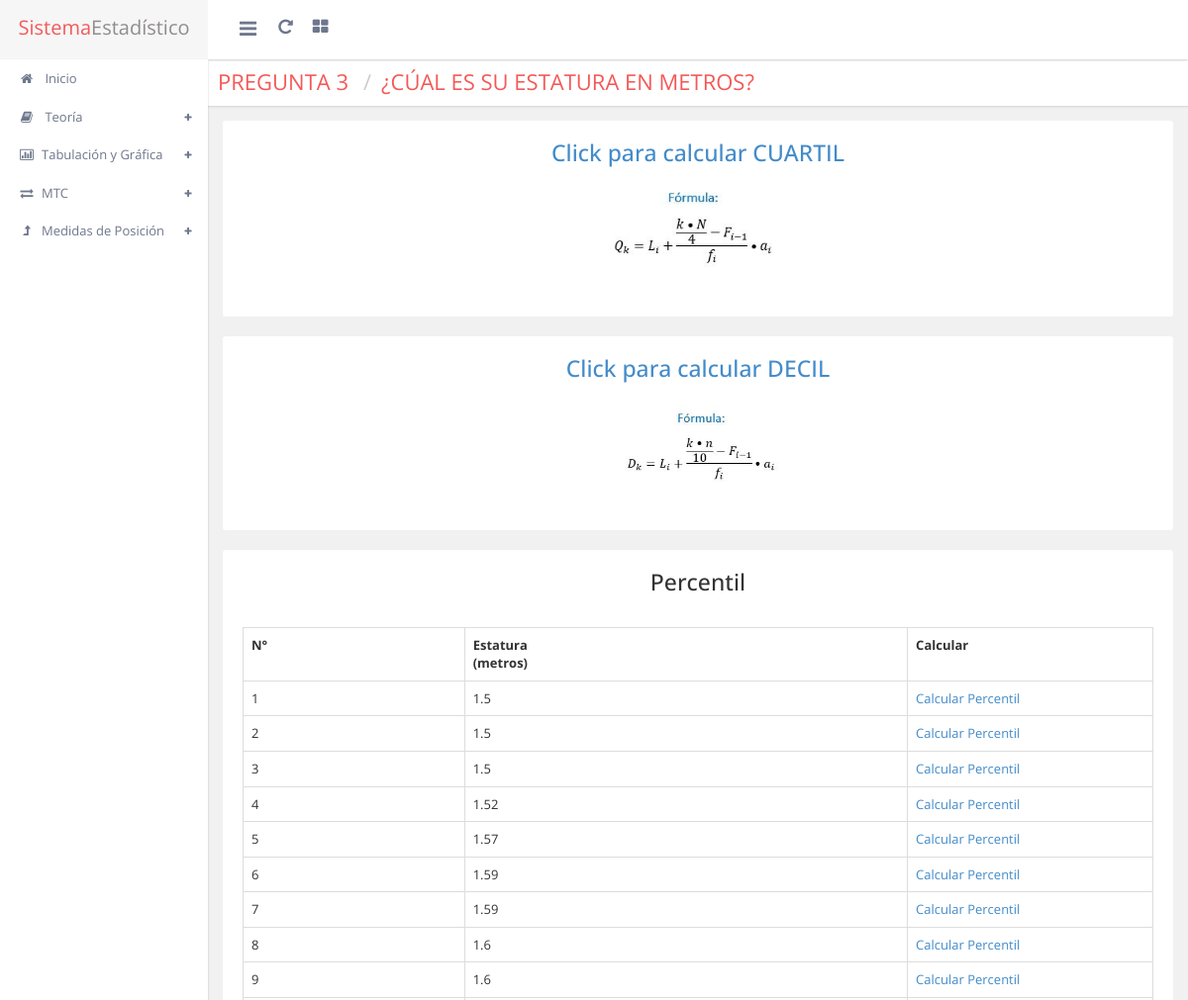
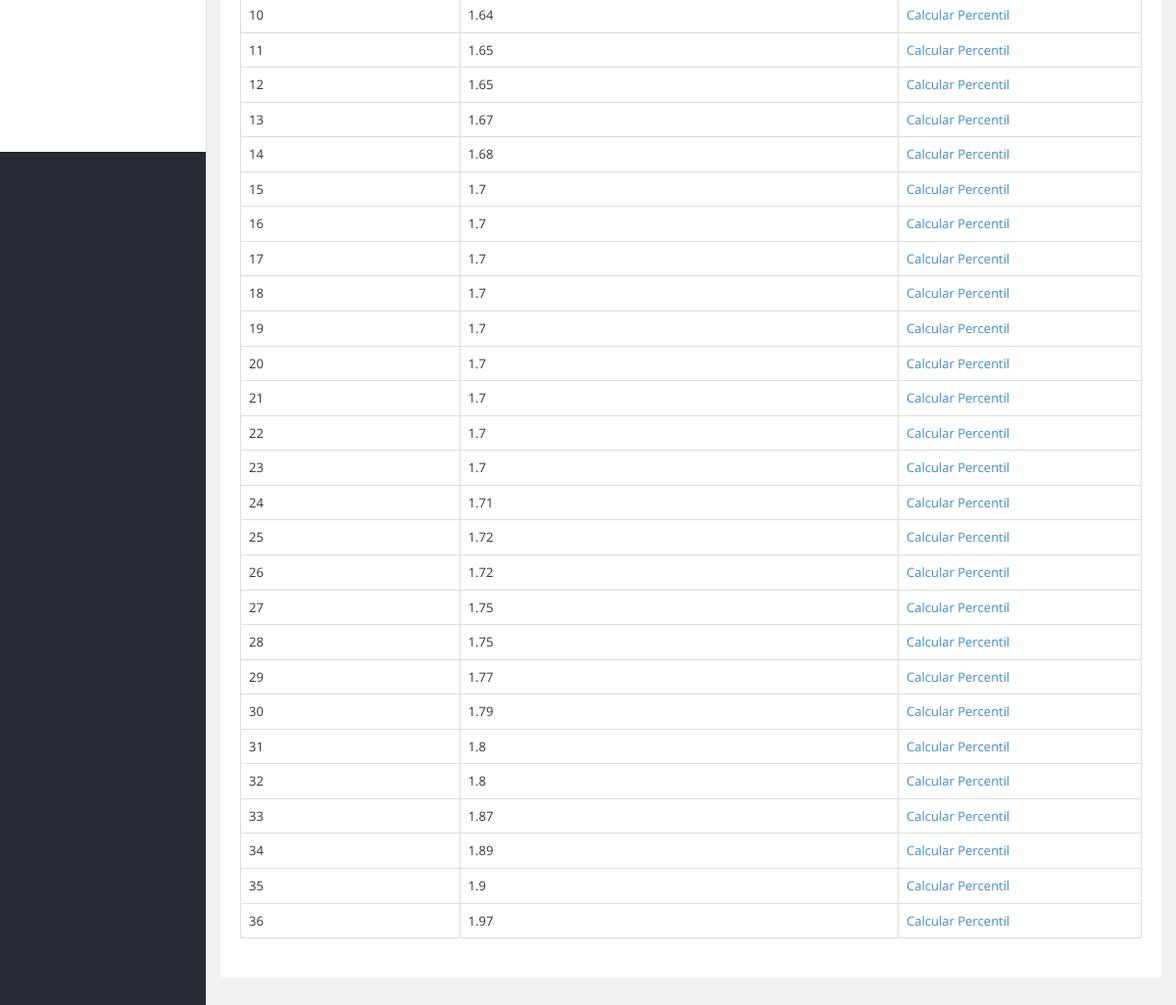
Screenshot of /cdp3.php with the database file from the repository (2 pictures, top to bottom).
### tables this page shows
CREATE TABLE `encuesta` (
  `id_encuesta` int(11) NOT NULL,
  `edad` int(2) NOT NULL,
  `peso` double NOT NULL,
  `estatura` double NOT NULL,
  `comidas` int(1) DEFAULT NULL,
  `snack` int(2) NOT NULL,
  `alimento` varchar(50) NOT NULL,
  `sueno` time NOT NULL,
  `h_sueno` time NOT NULL,
  `deporte` int(11) NOT NULL,
  `d_practica` varchar(50) DEFAULT NULL
);

### cdp3.php (the view, shortened to what this page needs)
<!DOCTYPE html PUBLIC "-//W3C//DTD XHTML 1.0 Transitional//EN" "http://www.w3.org/TR/xhtml1/DTD/xhtml1-transitional.dtd">
<html xmlns="http://www.w3.org/1999/xhtml">
<head>
<link href="css/font-awesome.css" rel="stylesheet" type="text/css" />
<link href="css/bootstrap.min.css" rel="stylesheet" type="text/css" />
<link href="css/animate.css" rel="stylesheet" type="text/css" />
<link href="css/admin.css" rel="stylesheet" type="text/css" />
<link href="css/jquerysctipttop.css" rel="stylesheet" type="text/css">
<link href="plugins/kalendar/kalendar.css" rel="stylesheet">
<link rel="stylesheet" href="plugins/scroll/nanoscroller.css">
<link href="plugins/morris/morris.css" rel="stylesheet" />
</head>
<body class="light_theme  fixed_header left_nav_fixed">
<?php
include("clase/conectar.php");
?>
<div class="wrapper">
  <div class="header_bar">
    <div class="brand">
      <div class="logo" style="display:block"><span class="theme_color">Sistema</span>Estadístico</div>
    </div>
    <div class="header_top_bar">
      <a href="javascript:void(0);" class="menutoggle"> <i class="fa fa-bars"></i> </a>
      <div class="top_left">
        <div class="top_left_menu">
          <ul>
            <li> <a href="javascript:void(0);"><i class="fa fa-repeat"></i></a> </li>
            <li class="dropdown"> <a data-toggle="dropdown" href="javascript:void(0);"> <i class="fa fa-th-large"></i> </a>
			</li>
          </ul>
        </div>
      </div>
    </div>
  </div>
  <div class="inner">
    <div class="left_nav">
      <div class="left_nav_slidebar">
        <?php  include("menu.php");?>
      </div>
    </div>
    <div class="contentpanel">
      <div class="pull-left breadcrumb_admin clear_both">
        <div class="pull-left page_title theme_color">
          <h1>Pregunta 3</h1> ¿CÚAL ES SU ESTATURA EN METROS?
        </div>
      </div>
      <div class="container clear_both padding_fix">
        <div class="row">
          <div class="col-md-12">
          <div class="block-web">
            <center><a href="cuartil3.php"><h4>Click para calcular CUARTIL</h4></a>
              <img src="images/cuartiles.jpg" width="25%" />
            </center>
          </div>
          <div class="block-web">
            <center><a href="decil3.php"><h4>Click para calcular DECIL</h4></a>
              <img src="images/decil.jpg" width="25%" />
            </center>
          </div>
            <div class="block-web">
            <center><h4>Percentil</h4>
            <br>
            <?php
            try{
            $sentencia = $conn->query("SELECT * FROM encuesta ORDER BY estatura ASC;");
            $n=0;
            ?>
                <table  class="table table-bordered table-hover">
                <tr>
                   <th width="5%">N°</th>
                   <th width="10%">Estatura<br>(metros)</th>
                   <th width="5%">Calcular</th>
                </tr>
            <?php
           while($row=$sentencia->fetch(PDO::FETCH_ASSOC))
            {
            $n=$n+1;
           ?>
            <tr>
                   <td><?=$n;?></td>
                   <td><?=$row["estatura"];?></td>
                    <td><a href="percentil.php?id_encuesta=<?php echo $row["id_encuesta"]?>&posicion=<?php echo $n?>&back=3&tabla=estatura">Calcular Percentil</a></td>
            </tr>
                <?php
            }
            ?>
            </table>
            <?php
        }
        catch(PDOException$e)
        {
            echo "Error:".$e->getMessage();
        }
          ?>
        </div>
      </div>
    </div>
  </div>
</div>
</body>
</html>
</body>
</html>

### rows the page displays
encuesta: estatura "1.5"
encuesta: estatura "1.5"
encuesta: estatura "1.5"
encuesta: estatura "1.52"
encuesta: estatura "1.57"
encuesta: estatura "1.59"
encuesta: estatura "1.59"
encuesta: estatura "1.6"
encuesta: estatura "1.6"
encuesta: estatura "1.64"
encuesta: estatura "1.65"
encuesta: estatura "1.65"
encuesta: estatura "1.67"
encuesta: estatura "1.68"
encuesta: estatura "1.7"
encuesta: estatura "1.7"
encuesta: estatura "1.7"
encuesta: estatura "1.7"
encuesta: estatura "1.7"
encuesta: estatura "1.7"
encuesta: estatura "1.7"
encuesta: estatura "1.7"
encuesta: estatura "1.7"
encuesta: estatura "1.71"
encuesta: estatura "1.72"
encuesta: estatura "1.72"
encuesta: estatura "1.75"
encuesta: estatura "1.75"
encuesta: estatura "1.77"
encuesta: estatura "1.79"
encuesta: estatura "1.8"
encuesta: estatura "1.8"
encuesta: estatura "1.87"
encuesta: estatura "1.89"
encuesta: estatura "1.9"
encuesta: estatura "1.97"
